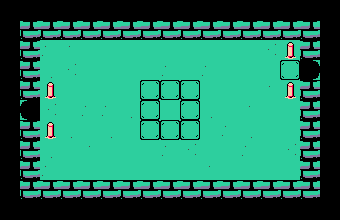

This is a level from a 2D game, rendered from its Tiled map with the project's own tilesets. A one-line summary and the map file follow, with tile-layer data summarised:
An orthogonal 17x11 tile map with 20x20 px tiles, 1 tile layer (Tiles) and 15 objects (10x SOLID, 2x Area, 2x Teleport, Key).

<map version="1.0" orientation="orthogonal" renderorder="right-down" width="17" height="11" tilewidth="20" tileheight="20" backgroundcolor="#2dcf9e" nextobjectid="174">
 <tileset firstgid="1" name="tileset_a" tilewidth="20" tileheight="20" tilecount="600" columns="20">
  <image source="../scenery/tileset_a.png" trans="ff00ff" width="400" height="600" />
 </tileset>
 <layer name="Tiles" width="17" height="11">
  <properties>
   <property name="tileset" value="tileset_a" />
  </properties>
  <data>[187 cells, 187 non-empty, 11 distinct tile ids]</data>
 </layer>
 <objectgroup name="Solids">
  <object id="136" type="SOLID" x="20" y="20" width="20" height="80" />
  <object id="143" type="SOLID" x="40" y="20" width="260" height="20" />
  <object id="144" type="SOLID" x="300" y="20" width="20" height="40" />
  <object id="154" type="SOLID" x="20" y="180" width="280" height="20" />
  <object id="157" type="SOLID" x="300" y="80" width="20" height="120" />
  <object id="162" type="SOLID" x="40" y="80" width="20" height="20" />
  <object id="163" type="SOLID" x="40" y="120" width="20" height="20" />
  <object id="164" type="SOLID" x="280" y="80" width="20" height="20" />
  <object id="165" type="SOLID" x="280" y="40" width="20" height="20" />
  <object id="166" type="Area" x="100" y="100" width="20" height="20">
   <properties>
    <property name="bouncy" value="1" />
   </properties>
  </object>
  <object id="168" type="Area" x="220" y="140" width="20" height="20">
   <properties>
    <property name="bouncy" value="1" />
   </properties>
  </object>
 </objectgroup>
 <objectgroup name="Actors">
  <object id="155" name="west" type="Teleport" x="20" y="100" width="20" height="20">
   <properties>
    <property name="dir" value="right" />
    <property name="door" value="east" />
    <property name="target" value="l1down-middle" />
   </properties>
  </object>
  <object id="156" type="SOLID" x="20" y="120" width="20" height="60" />
  <object id="169" name="east" type="Teleport" x="300" y="60" width="20" height="20">
   <properties>
    <property name="dir" value="left" />
    <property name="door" value="down" />
    <property name="target" value="l1down-right-passage" />
   </properties>
  </object>
  <object id="173" type="Key" x="160" y="100" width="20" height="20">
   <properties>
    <property name="color" value="YELLOW" />
   </properties>
  </object>
 </objectgroup>
</map>
